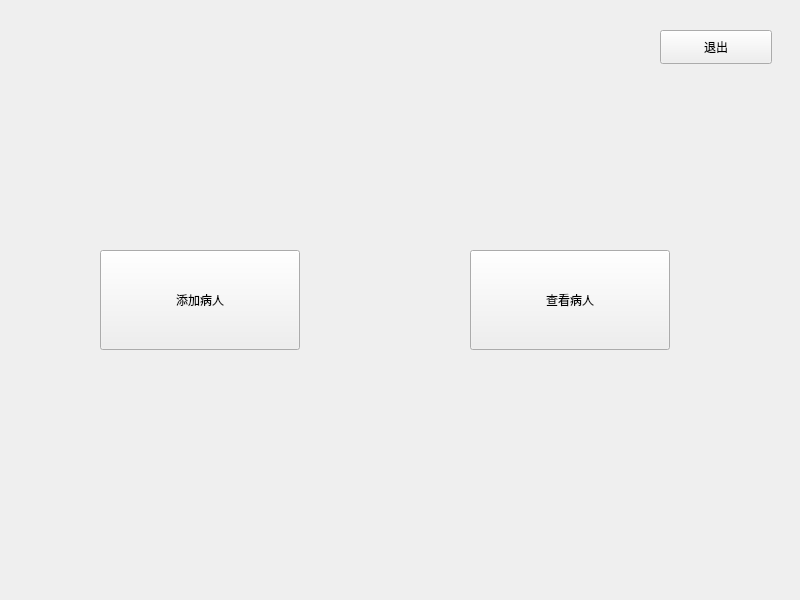
<?xml version="1.0" encoding="UTF-8"?>
<ui version="4.0">
 <class>ChooseForm</class>
 <widget class="QWidget" name="ChooseForm">
  <property name="geometry">
   <rect>
    <x>0</x>
    <y>0</y>
    <width>800</width>
    <height>600</height>
   </rect>
  </property>
  <property name="windowTitle">
   <string>Form</string>
  </property>
  <widget class="QLabel" name="Background">
   <property name="geometry">
    <rect>
     <x>-10</x>
     <y>0</y>
     <width>800</width>
     <height>600</height>
    </rect>
   </property>
   <property name="text">
    <string/>
   </property>
  </widget>
  <widget class="QPushButton" name="Add">
   <property name="geometry">
    <rect>
     <x>100</x>
     <y>250</y>
     <width>200</width>
     <height>100</height>
    </rect>
   </property>
   <property name="text">
    <string>添加病人</string>
   </property>
  </widget>
  <widget class="QPushButton" name="Check">
   <property name="geometry">
    <rect>
     <x>470</x>
     <y>250</y>
     <width>200</width>
     <height>100</height>
    </rect>
   </property>
   <property name="text">
    <string>查看病人</string>
   </property>
  </widget>
  <widget class="QPushButton" name="Quit">
   <property name="geometry">
    <rect>
     <x>660</x>
     <y>30</y>
     <width>112</width>
     <height>34</height>
    </rect>
   </property>
   <property name="text">
    <string>退出</string>
   </property>
  </widget>
 </widget>
 <resources/>
 <connections/>
</ui>
